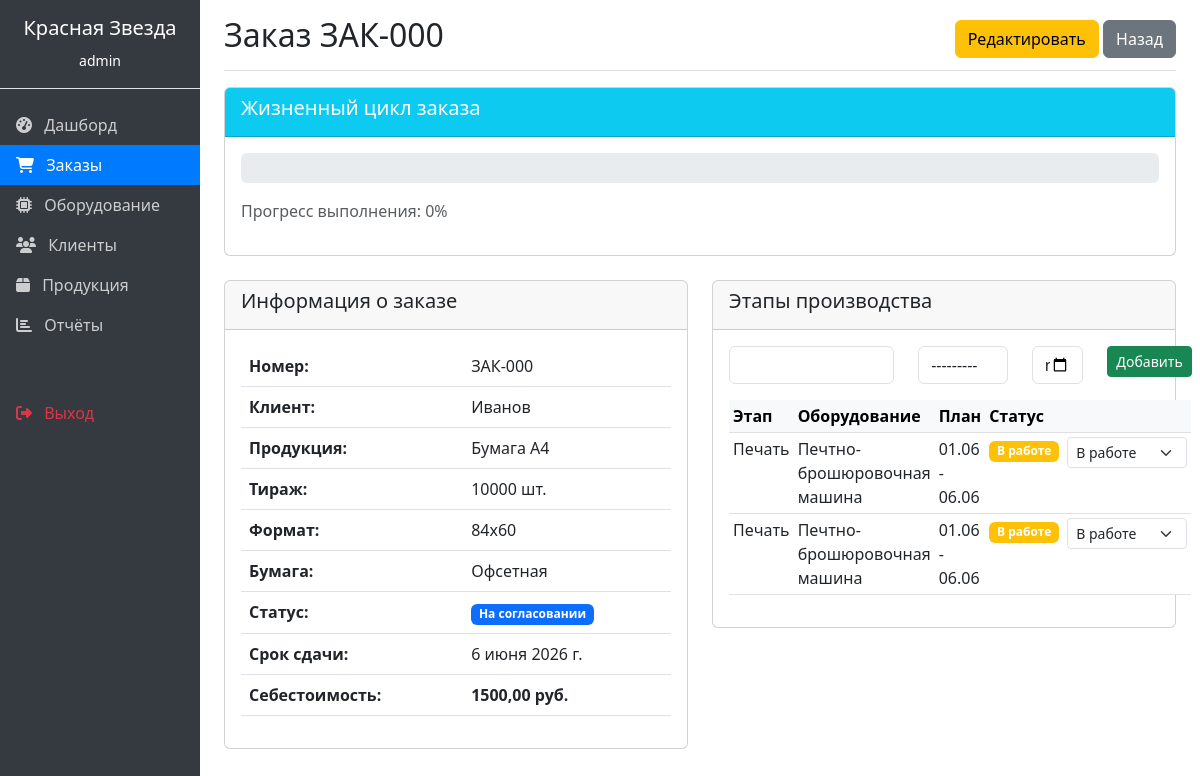
Page /orders/1/ (signed in) on the committed database.
### orders/models.py (models this page shows, shortened)
class Order(models.Model):
    order_number = models.CharField(max_length=50, unique=True, verbose_name="Номер заказа")
    client = models.ForeignKey(Client, on_delete=models.CASCADE, verbose_name="Клиент")
    product = models.ForeignKey(Product, on_delete=models.CASCADE, verbose_name="Продукция")
    user = models.ForeignKey(User, on_delete=models.SET_NULL, null=True, verbose_name="Менеджер")
    status = models.ForeignKey(OrderStatus, on_delete=models.CASCADE, verbose_name="Статус")
    quantity = models.IntegerField(verbose_name="Тираж")
    format = models.CharField(max_length=20, blank=True, verbose_name="Формат")
    paper_type = models.CharField(max_length=50, blank=True, verbose_name="Тип бумаги")
    deadline_date = models.DateField(verbose_name="Срок сдачи")
    total_cost = models.DecimalField(max_digits=12, decimal_places=2, default=0, verbose_name="Себестоимость")
    created_at = models.DateTimeField(auto_now_add=True, verbose_name="Дата создания")
    class Meta:
        verbose_name = "Заказ"
        verbose_name_plural = "Заказы"

class Client(models.Model):
    name = models.CharField(max_length=200, verbose_name="Наименование")
    inn = models.CharField(max_length=12, blank=True, verbose_name="ИНН")
    contact_person = models.CharField(max_length=100, blank=True, verbose_name="Контактное лицо")
    phone = models.CharField(max_length=20, blank=True, verbose_name="Телефон")
    email = models.EmailField(blank=True, verbose_name="Email")
    address = models.TextField(blank=True, verbose_name="Адрес")
    class Meta:
        verbose_name = "Клиент"
        verbose_name_plural = "Клиенты"

class Product(models.Model):
    name = models.CharField(max_length=150, verbose_name="Наименование продукции")
    description = models.TextField(blank=True, verbose_name="Описание")
    base_material_cost = models.DecimalField(max_digits=10, decimal_places=2, default=0, verbose_name="Базовая стоимость материалов")
    base_time_norm_hours = models.DecimalField(max_digits=8, decimal_places=2, default=1, verbose_name="Норма времени (часы)")
    class Meta:
        verbose_name = "Продукция"
        verbose_name_plural = "Продукция"

class OrderStatus(models.Model):
    name = models.CharField(max_length=50, verbose_name="Название статуса")
    class Meta:
        verbose_name = "Статус заказа"
        verbose_name_plural = "Статусы заказов"

class ProductionStage(models.Model):
    order = models.ForeignKey(Order, on_delete=models.CASCADE, related_name='stages', verbose_name="Заказ")
    equipment = models.ForeignKey(Equipment, on_delete=models.CASCADE, verbose_name="Оборудование")
    stage_name = models.CharField(max_length=100, verbose_name="Название этапа")
    planned_start = models.DateField(verbose_name="План. начало")
    planned_end = models.DateField(verbose_name="План. окончание")
    actual_start = models.DateField(null=True, blank=True, verbose_name="Факт. начало")
    actual_end = models.DateField(null=True, blank=True, verbose_name="Факт. окончание")
    stage_status = models.CharField(max_length=50, default='Запланирован', verbose_name="Статус этапа")
    class Meta:
        verbose_name = "Этап производства"
        verbose_name_plural = "Этапы производства"

class Equipment(models.Model):
    EQUIPMENT_TYPES = [
        ('print', 'Печатное'),
        ('cutting', 'Резальное'),
        ('binding', 'Брошюровочное'),
    ]
    name = models.CharField(max_length=100, verbose_name="Наименование")
    equipment_type = models.CharField(max_length=20, choices=EQUIPMENT_TYPES, default='print', verbose_name="Тип")
    hourly_rate = models.DecimalField(max_digits=10, decimal_places=2, default=1000, verbose_name="Стоимость машино-часа")
    is_available = models.BooleanField(default=True, verbose_name="Доступность")
    def __str__(self):
        return f"{self.name} ({'Доступно' if self.is_available else 'В ремонте'})"
    class Meta:
        verbose_name = "Оборудование"
        verbose_name_plural = "Оборудование"

### orders/views.py (the view, shortened to what this page needs)
# urls.py: path('orders/<int:pk>/', views.order_detail, name='order_detail'),
@login_required
def order_detail(request, pk):
    order = get_object_or_404(Order, pk=pk)
    stages = order.stages.all()
    total_stages = stages.count()
    completed_stages = stages.filter(stage_status='Выполнен').count()
    progress = int((completed_stages / total_stages) * 100) if total_stages > 0 else 0
    if request.method == 'POST' and 'add_stage' in request.POST:
        stage_form = StageForm(request.POST)
        if stage_form.is_valid():
            stage = stage_form.save(commit=False)
            stage.order = order
            stage.save()
            messages.success(request, 'Этап добавлен')
            return redirect('order_detail', pk=order.pk)
    else:
        stage_form = StageForm()
    context = {
        'order': order,
        'stages': stages,
        'progress': progress,
        'stage_form': stage_form,
    }
    return render(request, 'orders/order_detail.html', context)

### orders/forms.py
class StageForm(forms.ModelForm):
    class Meta:
        model = ProductionStage
        fields = ['equipment', 'stage_name', 'planned_start', 'planned_end']
        widgets = {
            'planned_start': forms.DateInput(attrs={'type': 'date', 'class': 'form-control'}),
            'planned_end': forms.DateInput(attrs={'type': 'date', 'class': 'form-control'}),
            'equipment': forms.Select(attrs={'class': 'form-control'}),
            'stage_name': forms.TextInput(attrs={'class': 'form-control'}),
        }

### orders/templates/orders/order_detail.html (shortened to what this page needs)
{% extends 'orders/base.html' %}
{% block content %}
<div class="d-flex justify-content-between flex-wrap flex-md-nowrap align-items-center pt-3 pb-2 mb-3 border-bottom">
    <h1 class="h2">Заказ {{ order.order_number }}</h1>
    <div>
        <a href="{% url 'order_edit' order.id %}" class="btn btn-warning">Редактировать</a>
        <a href="{% url 'order_list' %}" class="btn btn-secondary">Назад</a>
    </div>
</div>
<div class="card mb-4">
    <div class="card-header bg-info text-white">
        <h5>Жизненный цикл заказа</h5>
    </div>
    <div class="card-body">
        <div class="progress mb-3" style="height: 30px;">
        </div>
        <p class="text-muted">Прогресс выполнения: {{ progress }}%</p>
    </div>
</div>
<div class="row">
    <div class="col-md-6">
        <div class="card">
            <div class="card-header">
                <h5>Информация о заказе</h5>
            </div>
            <div class="card-body">
                <table class="table">
                    <tr><th>Номер:</th><td>{{ order.order_number }}</td></tr>
                    <tr><th>Клиент:</th><td>{{ order.client.name }}</td></tr>
                    <tr><th>Продукция:</th><td>{{ order.product.name }}</td></tr>
                    <tr><th>Тираж:</th><td>{{ order.quantity }} шт.</td></tr>
                    <tr><th>Формат:</th><td>{{ order.format|default:"-" }}</td></tr>
                    <tr><th>Бумага:</th><td>{{ order.paper_type|default:"-" }}</td></tr>
                    <tr><th>Статус:</th><td><span class="badge bg-primary">{{ order.status.name }}</span></td></tr>
                    <tr><th>Срок сдачи:</th><td>{{ order.deadline_date }}</td></tr>
                    <tr><th>Себестоимость:</th><td><strong>{{ order.total_cost }} руб.</strong></td></tr>
                </table>
            </div>
        </div>
    </div>
    <div class="col-md-6">
        <div class="card">
            <div class="card-header">
                <h5>Этапы производства</h5>
            </div>
            <div class="card-body">
                <form method="post" class="mb-3">
                    <div class="row">
                        <div class="col-md-5">{{ stage_form.stage_name }}</div>
                        <div class="col-md-3">{{ stage_form.equipment }}</div>
                        <div class="col-md-2">{{ stage_form.planned_start }}</div>
                        <div class="col-md-2"><button type="submit" class="btn btn-sm btn-success">Добавить</button></div>
                    </div>
                </form>
                <table class="table table-sm">
                    <thead class="table-light">
                        <tr><th>Этап</th><th>Оборудование</th><th>План</th><th>Статус</th><th></th></tr>
                    </thead>
                    <tbody>
                        {% for stage in stages %}
                        <tr>
                            <td>{{ stage.stage_name }}</td>
                            <td>{{ stage.equipment.name }}</td>
                            <td>{{ stage.planned_start|date:"d.m" }} - {{ stage.planned_end|date:"d.m" }}</td>
                            <td>
                                <span class="badge bg-{% if stage.stage_status == 'Выполнен' %}success{% elif stage.stage_status == 'В работе' %}warning{% else %}secondary{% endif %}">
                                    {{ stage.stage_status }}
                                </span>
                            </td>
                            <td>
                                <form method="post" style="display:inline">
                                    <select name="stage_status" class="form-select form-select-sm" style="width: 120px;" onchange="this.form.submit()">
                                        <option value="В работе" {% if stage.stage_status == 'В работе' %}selected{% endif %}>В работе</option>
                                    </select>
                                </form>
                            </td>
                        </tr>
                        {% empty %}
                        <tr><td colspan="5" class="text-center">Нет этапов</td></tr>
                        {% endfor %}
                    </tbody>
                </table>
            </div>
        </div>
    </div>
</div>
{% endblock %}

### orders/templates/orders/base.html (shortened to what this page needs)
<!DOCTYPE html>
<html lang="ru">
<head>
    <link href="https://cdn.jsdelivr.net/npm/bootstrap@5.3.0/dist/css/bootstrap.min.css" rel="stylesheet">
    <link rel="stylesheet" href="https://cdnjs.cloudflare.com/ajax/libs/font-awesome/6.4.0/css/all.min.css">
</head>
<body>
    <div class="container-fluid">
        <div class="row">
            <nav class="col-md-2 d-md-block sidebar p-0">
                <div class="position-sticky">
                    <div class="p-3 text-white text-center border-bottom">
                        <h5>Красная Звезда</h5>
                        <small>{{ user.username }}</small>
                    </div>
                    <ul class="nav flex-column mt-3">
                        <li class="nav-item">
                            <a class="nav-link {% if request.resolver_match.url_name == 'dashboard' %}active{% endif %}" href="{% url 'dashboard' %}">
                                <i class="fas fa-tachometer-alt me-2"></i> Дашборд
                            </a>
                        </li>
                        <li class="nav-item">
                            <a class="nav-link {% if 'order' in request.resolver_match.url_name %}active{% endif %}" href="{% url 'order_list' %}">
                                <i class="fas fa-shopping-cart me-2"></i> Заказы
                            </a>
                        </li>
                        <li class="nav-item">
                            <a class="nav-link {% if 'equipment' in request.resolver_match.url_name %}active{% endif %}" href="{% url 'equipment_list' %}">
                                <i class="fas fa-microchip me-2"></i> Оборудование
                            </a>
                        </li>
                        <li class="nav-item">
                            <a class="nav-link {% if 'client' in request.resolver_match.url_name %}active{% endif %}" href="{% url 'client_list' %}">
                                <i class="fas fa-users me-2"></i> Клиенты
                            </a>
                        </li>
                        <li class="nav-item">
                            <a class="nav-link {% if 'product' in request.resolver_match.url_name %}active{% endif %}" href="{% url 'product_list' %}">
                                <i class="fas fa-box me-2"></i> Продукция
                            </a>
                        </li>
                        <li class="nav-item">
                            <a class="nav-link {% if 'report' in request.resolver_match.url_name %}active{% endif %}" href="{% url 'report' %}">
                                <i class="fas fa-chart-bar me-2"></i> Отчёты
                            </a>
                        </li>
                        <li class="nav-item mt-5">
                            <a class="nav-link text-danger" href="{% url 'logout' %}">
                                <i class="fas fa-sign-out-alt me-2"></i> Выход
                            </a>
                        </li>
                    </ul>
                </div>
            </nav>
            <main class="col-md-10 ms-sm-auto px-md-4">
                {% block content %}
                {% endblock %}
            </main>
        </div>
    </div>
</body>
</html>

### orders/templates/orders/base.html (style rules this page uses)
.sidebar { min-height: 100vh; background-color: #343a40; }
.sidebar .nav-link { color: rgba(255,255,255,.75); }
.sidebar .nav-link.active { color: white; background-color: #007bff; }

### rows in the picture
Order: order_number "ЗАК-000", client.name "Иванов", product.name "Бумага A4", quantity "10000", format "84x60", paper_type "Офсетная", status.name "На согласовании", deadline_date "6 июня 2026 г.", total_cost "1500,00"
ProductionStage: stage_name "Печать", equipment.name "Печтно-брошюровочная машина", planned_start "01.06", planned_end "06.06", stage_status "В работе"
ProductionStage: stage_name "Печать", equipment.name "Печтно-брошюровочная машина", planned_start "01.06", planned_end "06.06", stage_status "В работе"

### other values in the picture
{{ user.username }} "admin"
{{ progress }} "0"
